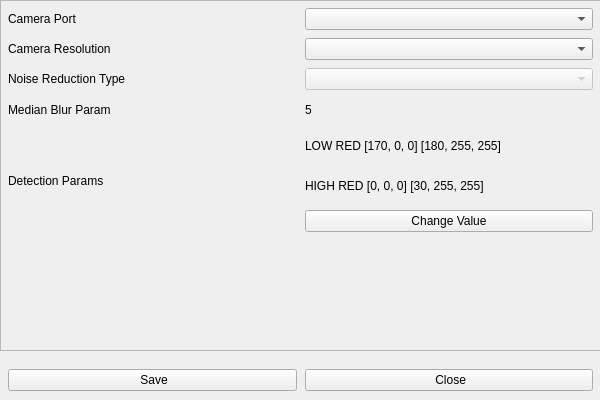
<?xml version="1.0" encoding="UTF-8"?>
<ui version="4.0">
 <class>SettingsView</class>
 <widget class="QMainWindow" name="SettingsView">
  <property name="geometry">
   <rect>
    <x>0</x>
    <y>0</y>
    <width>600</width>
    <height>400</height>
   </rect>
  </property>
  <property name="minimumSize">
   <size>
    <width>600</width>
    <height>400</height>
   </size>
  </property>
  <property name="maximumSize">
   <size>
    <width>600</width>
    <height>400</height>
   </size>
  </property>
  <property name="windowTitle">
   <string>MainWindow</string>
  </property>
  <widget class="QWidget" name="centralwidget">
   <property name="minimumSize">
    <size>
     <width>600</width>
     <height>400</height>
    </size>
   </property>
   <property name="maximumSize">
    <size>
     <width>600</width>
     <height>400</height>
    </size>
   </property>
   <widget class="QFrame" name="frame">
    <property name="geometry">
     <rect>
      <x>0</x>
      <y>0</y>
      <width>601</width>
      <height>351</height>
     </rect>
    </property>
    <property name="frameShape">
     <enum>QFrame::StyledPanel</enum>
    </property>
    <property name="frameShadow">
     <enum>QFrame::Raised</enum>
    </property>
    <widget class="QWidget" name="layoutWidget">
     <property name="geometry">
      <rect>
       <x>0</x>
       <y>0</y>
       <width>601</width>
       <height>351</height>
      </rect>
     </property>
     <layout class="QGridLayout" name="gridLayout" rowstretch="0,0,0,0,1,0" columnstretch="0,0">
      <property name="sizeConstraint">
       <enum>QLayout::SetMinimumSize</enum>
      </property>
      <property name="leftMargin">
       <number>8</number>
      </property>
      <property name="topMargin">
       <number>8</number>
      </property>
      <property name="rightMargin">
       <number>8</number>
      </property>
      <property name="bottomMargin">
       <number>12</number>
      </property>
      <property name="spacing">
       <number>8</number>
      </property>
      <item row="5" column="0">
       <widget class="QLabel" name="separator">
        <property name="text">
         <string/>
        </property>
       </widget>
      </item>
      <item row="2" column="0">
       <widget class="QLabel" name="noiseReductionTypeText">
        <property name="text">
         <string>Noise Reduction Type</string>
        </property>
       </widget>
      </item>
      <item row="0" column="0">
       <widget class="QLabel" name="cameraPortText">
        <property name="text">
         <string>Camera Port</string>
        </property>
       </widget>
      </item>
      <item row="3" column="0">
       <widget class="QLabel" name="medianBlurParamText">
        <property name="maximumSize">
         <size>
          <width>16777215</width>
          <height>24</height>
         </size>
        </property>
        <property name="text">
         <string>Median Blur Param</string>
        </property>
       </widget>
      </item>
      <item row="1" column="0">
       <widget class="QLabel" name="cameraResText">
        <property name="text">
         <string>Camera Resolution</string>
        </property>
       </widget>
      </item>
      <item row="0" column="1">
       <widget class="QComboBox" name="cameraPortCb"/>
      </item>
      <item row="3" column="1">
       <widget class="QLabel" name="medianBlurParamValueText">
        <property name="maximumSize">
         <size>
          <width>16777215</width>
          <height>24</height>
         </size>
        </property>
        <property name="text">
         <string>5</string>
        </property>
       </widget>
      </item>
      <item row="1" column="1">
       <widget class="QComboBox" name="cameraResCb"/>
      </item>
      <item row="2" column="1">
       <widget class="QComboBox" name="noiseReductionTypeCb">
        <property name="enabled">
         <bool>false</bool>
        </property>
       </widget>
      </item>
      <item row="4" column="0">
       <widget class="QLabel" name="detectionParamsText">
        <property name="maximumSize">
         <size>
          <width>16777215</width>
          <height>24</height>
         </size>
        </property>
        <property name="text">
         <string>Detection Params</string>
        </property>
       </widget>
      </item>
      <item row="4" column="1">
       <layout class="QVBoxLayout" name="verticalLayout_4">
        <property name="bottomMargin">
         <number>0</number>
        </property>
        <item>
         <widget class="QLabel" name="lowRedValueText">
          <property name="minimumSize">
           <size>
            <width>0</width>
            <height>32</height>
           </size>
          </property>
          <property name="maximumSize">
           <size>
            <width>16777215</width>
            <height>32</height>
           </size>
          </property>
          <property name="text">
           <string>LOW RED [170, 0, 0] [180, 255, 255]</string>
          </property>
         </widget>
        </item>
        <item>
         <widget class="QLabel" name="highRedValueText">
          <property name="minimumSize">
           <size>
            <width>0</width>
            <height>32</height>
           </size>
          </property>
          <property name="maximumSize">
           <size>
            <width>16777215</width>
            <height>32</height>
           </size>
          </property>
          <property name="text">
           <string>HIGH RED [0, 0, 0] [30, 255, 255]</string>
          </property>
         </widget>
        </item>
        <item>
         <widget class="QPushButton" name="changeDetectionParamsBtn">
          <property name="text">
           <string>Change Value</string>
          </property>
         </widget>
        </item>
       </layout>
      </item>
     </layout>
    </widget>
   </widget>
   <widget class="QWidget" name="horizontalLayoutWidget">
    <property name="geometry">
     <rect>
      <x>0</x>
      <y>360</y>
      <width>601</width>
      <height>41</height>
     </rect>
    </property>
    <layout class="QHBoxLayout" name="controlLayout">
     <property name="spacing">
      <number>8</number>
     </property>
     <property name="leftMargin">
      <number>8</number>
     </property>
     <property name="rightMargin">
      <number>8</number>
     </property>
     <item>
      <widget class="QPushButton" name="saveBtn">
       <property name="text">
        <string> Save</string>
       </property>
       <property name="icon">
        <iconset>
         <normaloff>Resources/diskette.png</normaloff>Resources/diskette.png</iconset>
       </property>
      </widget>
     </item>
     <item>
      <widget class="QPushButton" name="closeBtn">
       <property name="text">
        <string> Close</string>
       </property>
       <property name="icon">
        <iconset>
         <normaloff>Resources/delete-button.png</normaloff>Resources/delete-button.png</iconset>
       </property>
      </widget>
     </item>
    </layout>
   </widget>
  </widget>
 </widget>
 <resources/>
 <connections/>
</ui>
